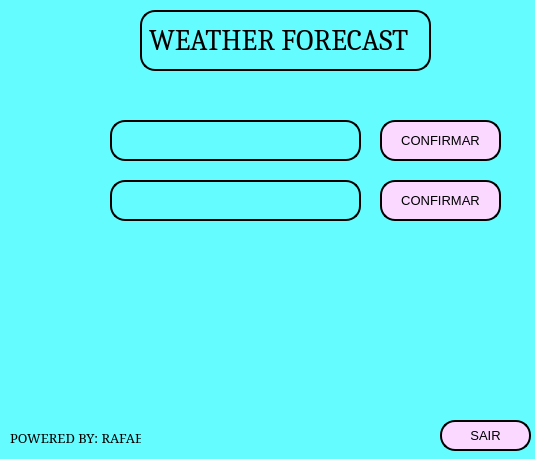
<?xml version="1.0" encoding="UTF-8"?>
<ui version="4.0">
 <class>MainWindow</class>
 <widget class="QMainWindow" name="MainWindow">
  <property name="enabled">
   <bool>true</bool>
  </property>
  <property name="geometry">
   <rect>
    <x>0</x>
    <y>0</y>
    <width>535</width>
    <height>459</height>
   </rect>
  </property>
  <property name="font">
   <font>
    <family>SimSun</family>
    <pointsize>14</pointsize>
   </font>
  </property>
  <property name="windowTitle">
   <string>Tela principal</string>
  </property>
  <property name="autoFillBackground">
   <bool>false</bool>
  </property>
  <property name="styleSheet">
   <string notr="true">background-color: rgb(101, 252, 255);</string>
  </property>
  <widget class="QWidget" name="centralwidget">
   <widget class="QLabel" name="labeltext0">
    <property name="geometry">
     <rect>
      <x>140</x>
      <y>10</y>
      <width>291</width>
      <height>61</height>
     </rect>
    </property>
    <property name="font">
     <font>
      <family>Cambria</family>
      <pointsize>22</pointsize>
     </font>
    </property>
    <property name="styleSheet">
     <string notr="true">background-color: rbg(255, 255, 255);
border-radius: 15px; 
border-style: outset; 
border-width: 2px;</string>
    </property>
    <property name="lineWidth">
     <number>15</number>
    </property>
    <property name="midLineWidth">
     <number>15</number>
    </property>
    <property name="text">
     <string>WEATHER FORECAST</string>
    </property>
    <property name="textFormat">
     <enum>Qt::MarkdownText</enum>
    </property>
    <property name="margin">
     <number>-1</number>
    </property>
    <property name="indent">
     <number>7</number>
    </property>
    <property name="openExternalLinks">
     <bool>false</bool>
    </property>
    <property name="buddy">
     <cstring></cstring>
    </property>
   </widget>
   <widget class="QLabel" name="powerlabel">
    <property name="geometry">
     <rect>
      <x>10</x>
      <y>430</y>
      <width>131</width>
      <height>16</height>
     </rect>
    </property>
    <property name="font">
     <font>
      <family>SimSun</family>
      <pointsize>10</pointsize>
     </font>
    </property>
    <property name="text">
     <string>POWERED BY: RAFAEL</string>
    </property>
   </widget>
   <widget class="QPushButton" name="pushButton_2">
    <property name="geometry">
     <rect>
      <x>440</x>
      <y>420</y>
      <width>91</width>
      <height>31</height>
     </rect>
    </property>
    <property name="font">
     <font>
      <pointsize>10</pointsize>
     </font>
    </property>
    <property name="styleSheet">
     <string notr="true">QPushButton {
background-color: rgb(250, 216, 255);
border-radius: 15px; 
border-style: outset; 
border-width: 2px;
border-color: black;
}

QPushButton:pressed {
background-color: rgb(250, 216, 255);
border-style: outset; 
border-width: 2px;
border-radius: 15px; 
border-color: white;
}</string>
    </property>
    <property name="text">
     <string>SAIR</string>
    </property>
   </widget>
   <widget class="QLineEdit" name="lineEdit">
    <property name="geometry">
     <rect>
      <x>110</x>
      <y>120</y>
      <width>251</width>
      <height>41</height>
     </rect>
    </property>
    <property name="font">
     <font>
      <pointsize>12</pointsize>
     </font>
    </property>
    <property name="styleSheet">
     <string notr="true">background-color: rbg(255, 255, 255);
border-radius: 15px; 
border-style: outset; 
border-width: 2px;</string>
    </property>
    <property name="text">
     <string/>
    </property>
   </widget>
   <widget class="QPushButton" name="pushButton_3">
    <property name="geometry">
     <rect>
      <x>380</x>
      <y>120</y>
      <width>121</width>
      <height>41</height>
     </rect>
    </property>
    <property name="font">
     <font>
      <pointsize>10</pointsize>
     </font>
    </property>
    <property name="styleSheet">
     <string notr="true">QPushButton {
background-color: rgb(250, 216, 255);
border-radius: 15px; 
border-style: outset; 
border-width: 2px;
border-color: black;
}
QPushButton:pressed {
background-color: rgb(250, 216, 255);
border-style: outset; 
border-width: 2px;
border-radius: 15px; 
border-color: white;

}</string>
    </property>
    <property name="text">
     <string>CONFIRMAR</string>
    </property>
   </widget>
   <widget class="QLabel" name="label">
    <property name="geometry">
     <rect>
      <x>80</x>
      <y>320</y>
      <width>391</width>
      <height>61</height>
     </rect>
    </property>
    <property name="font">
     <font>
      <pointsize>14</pointsize>
     </font>
    </property>
    <property name="text">
     <string/>
    </property>
   </widget>
   <widget class="QLineEdit" name="lineEdit_2">
    <property name="geometry">
     <rect>
      <x>110</x>
      <y>180</y>
      <width>251</width>
      <height>41</height>
     </rect>
    </property>
    <property name="font">
     <font>
      <pointsize>12</pointsize>
     </font>
    </property>
    <property name="styleSheet">
     <string notr="true">background-color: rbg(255, 255, 255);
border-radius: 15px; 
border-style: outset; 
border-width: 2px;</string>
    </property>
   </widget>
   <widget class="QLabel" name="label_2">
    <property name="geometry">
     <rect>
      <x>60</x>
      <y>120</y>
      <width>41</width>
      <height>41</height>
     </rect>
    </property>
    <property name="text">
     <string/>
    </property>
    <property name="pixmap">
     <pixmap>c2.png</pixmap>
    </property>
   </widget>
   <widget class="QLabel" name="label_3">
    <property name="geometry">
     <rect>
      <x>60</x>
      <y>180</y>
      <width>41</width>
      <height>41</height>
     </rect>
    </property>
    <property name="text">
     <string/>
    </property>
    <property name="pixmap">
     <pixmap>fah2.png</pixmap>
    </property>
   </widget>
   <widget class="QPushButton" name="pushButton_4">
    <property name="geometry">
     <rect>
      <x>380</x>
      <y>180</y>
      <width>121</width>
      <height>41</height>
     </rect>
    </property>
    <property name="font">
     <font>
      <pointsize>10</pointsize>
     </font>
    </property>
    <property name="styleSheet">
     <string notr="true">QPushButton {
background-color: rgb(250, 216, 255);
border-radius: 15px; 
border-style: outset; 
border-width: 2px;
border-color: black;
}
QPushButton:pressed {
background-color: rgb(250, 216, 255);
border-style: outset; 
border-width: 2px;
border-radius: 15px; 
border-color: white;

}</string>
    </property>
    <property name="text">
     <string>CONFIRMAR</string>
    </property>
   </widget>
   <zorder>labeltext0</zorder>
   <zorder>powerlabel</zorder>
   <zorder>pushButton_2</zorder>
   <zorder>pushButton_3</zorder>
   <zorder>label</zorder>
   <zorder>lineEdit_2</zorder>
   <zorder>label_2</zorder>
   <zorder>label_3</zorder>
   <zorder>lineEdit</zorder>
   <zorder>pushButton_4</zorder>
  </widget>
 </widget>
 <resources/>
 <connections/>
</ui>
